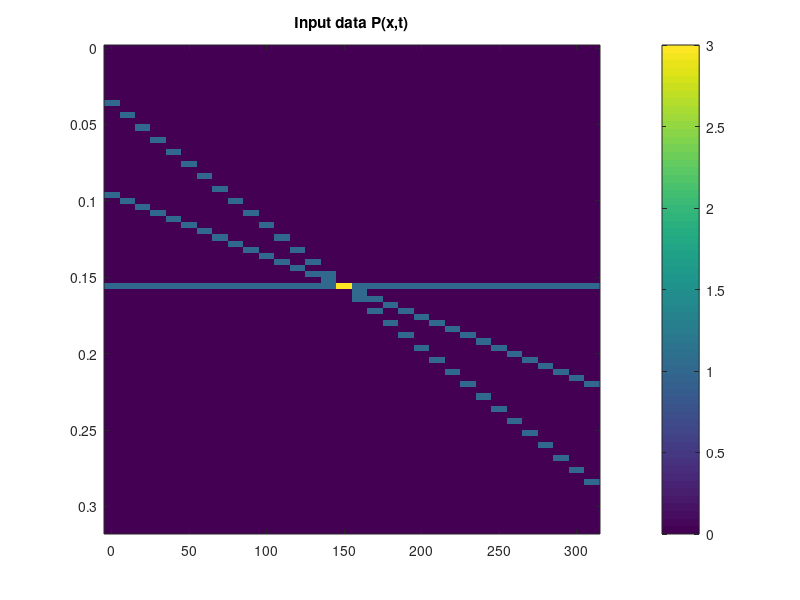

The MATLAB source for this figure: (Note: this script raises an error after producing the figure.)
clear all;close all;clc;

% Settings
nx = 32;
dx = 10;
xs = [0:nx-1]*dx;

nt = 80;
dt = 0.004;
ts = [0:nt-1]*dt;
% =-=-=-=-=

% Create dataset
P = zeros( nt, nx );
P(40     ,:) = P(40     ,:) + 1                ; % Flat
P(25:nt  ,:) = P(25:nt  ,:) + eye( nt-24 , nx ); % Exactly diagonal
P(10:2:nt,:) = P(10:2:nt,:) + eye( nt/2-4, nx ); % 'too' diagonal

figure(1)
imagesc(xs, ts, P )
title('Input data P(x,t)')
colorbar
% =-=-=-=-=

% Generate slowness vector
pmin = -2.5*dt/dx;
pmax =  2.5*dt/dx;
dp = 2*dt/max(xs); % From "Aliasing and tau-p" (S.I. Maroof and C.J. Gravely, Seismic 14).
ps = [pmin : dp : pmax]; % Build p vector
% =-=-=-=-=

%% Do Tau P transform backward and forward
% Tau P transform
P_tp  = taup( P   , dt, xs, ps, 1E-3,  1, 0  );
P_rec = taup( P_tp, dt, xs, ps,  0  , -1, nt );
fprintf(1,'Amplitudes P  correct up to %f %%\n', 100*max(max(abs(P-P_rec  )))/max(max(abs(P ))));
% =-=-=-=-=

% Show results
figure(2)
imagesc( ps, [0:size(P_tp,1)-1]*dt, P_tp )
title('P(\tau,p)')
colorbar

figure(3)
imagesc( xs, ts, P_rec )
title('P(x,t) reconstruction')
colorbar

figure(4)
imagesc( xs, ts, P - P_rec )
title('Error in reconstruction')
colorbar
% =-=-=-=-=